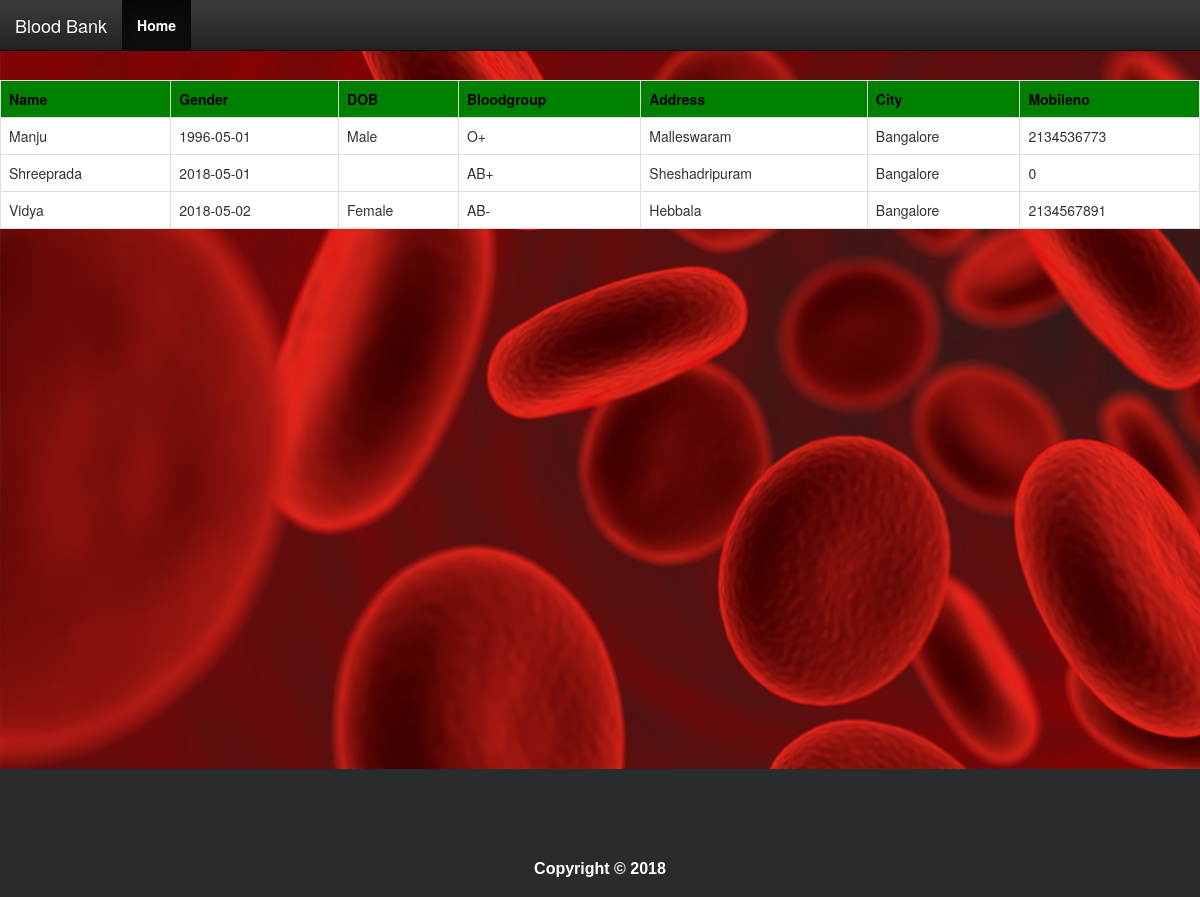
Page /bloodavailability.php on the committed database.
### tables this page shows
CREATE TABLE `donor` (
  `Name` varchar(20) NOT NULL,
  `Email` varchar(30) NOT NULL,
  `DOB` date NOT NULL,
  `Age` int(5) NOT NULL,
  `Gender` varchar(10) NOT NULL,
  `Bloodgroup` varchar(10) NOT NULL,
  `Address` varchar(50) NOT NULL,
  `City` varchar(20) NOT NULL,
  `Mobileno` int(15) NOT NULL,
  `Username` varchar(30) NOT NULL,
  `Password` varchar(20) NOT NULL,
  `Confirmpassword` varchar(20) NOT NULL
);

### bloodavailability.php (the view, shortened to what this page needs)
<?php
	  $conn=mysqli_connect  ("localhost", "root",  "") or die ("Could not connect");
      $Bloodgroup=$_POST['Bloodgroup'];
        $sql="SELECT Name, Gender,DOB,Bloodgroup,Address,City,Mobileno FROM donor WHERE  Bloodgroup LIKE '%" . $Bloodgroup . "%'";
         $records=mysqli_query($conn,$sql)or die (mysqli_error());
	  ?>
<!DOCTYPE html>
<html>
<head>
    <link rel="stylesheet" href="assets/bootstrap/css/bootstrap.min.css">
    <link rel="stylesheet" href="assets/fonts/font-awesome.min.css">
    <link rel="stylesheet" href="assets/css/styles.css">
    <link rel="stylesheet" href="assets/css/Pretty-Footer.css">
</head>
<body>
    <nav class="navbar navbar-inverse navbar-fixed-top">
        <div class="container-fluid">
            <div class="navbar-header"><a class="navbar-brand navbar-link" href="#"><font color="white">Blood Bank</font><br></a>
            </div>
            <div class="collapse navbar-collapse" id="navcol-1">
                <ul class="nav navbar-nav">
				 <li class="active"><a href="../Miniproject/homepage.html"><font color="white"><b>Home</b></font></a></li>
                    </ul><div class="collapse navbar-collapse" id="navcol-1">
            </div>
            </div>
        </div>
    </nav>
	<br><br><br><br>
			<center>
			<div class="Table">
            <table class="table table-bordered" width="50">
			  <tr>
	    <th style="background:green"><font color="black">Name</font></th>
        <th style="background:green"><font color="black">Gender</font></th>
		<th style="background:green"><font color="black">DOB</font></th>
		<th style="background:green"><font color="black">Bloodgroup</font></th>
		<th style="background:green"><font color="black">Address</font></th>
		<th style="background:green"><font color="black">City</font></th>
		<th style="background:green"><font color="black">Mobileno</font></th>
      </tr>
			<?php
			while($sendrequest=mysqli_fetch_array($records))
		    {
				echo "<tr>";
				echo "<td style='background:white'>".$sendrequest['Name']."</td>";
				echo "<td style='background:white'>".$sendrequest['DOB']."</td>";
				echo "<td style='background:white'>".$sendrequest['Gender']."</td>";
				echo "<td style='background:white'>".$sendrequest['Bloodgroup']."</td>";
				echo "<td style='background:white'>".$sendrequest['Address']."</td>";
				echo "<td style='background:white'>".$sendrequest['City']."</td>";
				echo "<td style='background:white'>".$sendrequest['Mobileno']."</td>";
				echo "</tr>";
			}
			?>
			</table>
			</div>
			</center>
					<br><br><br><br><br><br><br><br><br><br><br><br><br><br><br><br><br><br><br><br><br><br>
<footer>
     <div class="col-md-12"><center>
            <label><br><br>Copyright © 2018 </label></center>
        </div><br>
    </footer>
		</body>
		</html>

### assets/css/styles.css (style rules this page uses)
@media (min-width:768px) { .navbar-nav > li { float:left; } }
body { font-family:"Lucida Handwriting,Georgia; font-size:16px; line-height:1.42857143; color:#333; background-color:white; }
a { color:#337ab7; text-decoration:none; }

### assets/css/Pretty-Footer.css (style rules this page uses)
footer { background-color:#292c2f; box-shadow:0 1px 1px 0 rgba(0, 0, 0, 0.12); box-sizing:border-box; width:100%; text-align:left; font:bold 16px sans-serif; padding:55px 50px; margin-top:80px; bottom:0; color:#fff; }

### bloodavailability.php (style rules this page uses)
body { background: url(assets/img/header.jpg)fixed; -webkit-background-size:cover; -moz-background-size: cover; -o-background-size: cover; background-size:cover; }

### rows in the picture
donor: Name "Manju", DOB "1996-05-01", Gender "Male", Bloodgroup "O+", Address "Malleswaram", City "Bangalore", Mobileno "2134536773"
donor: Name "Shreeprada", DOB "2018-05-01", Bloodgroup "AB+", Address "Sheshadripuram", City "Bangalore", Mobileno "0"
donor: Name "Vidya", DOB "2018-05-02", Gender "Female", Bloodgroup "AB-", Address "Hebbala", City "Bangalore", Mobileno "2134567891"
